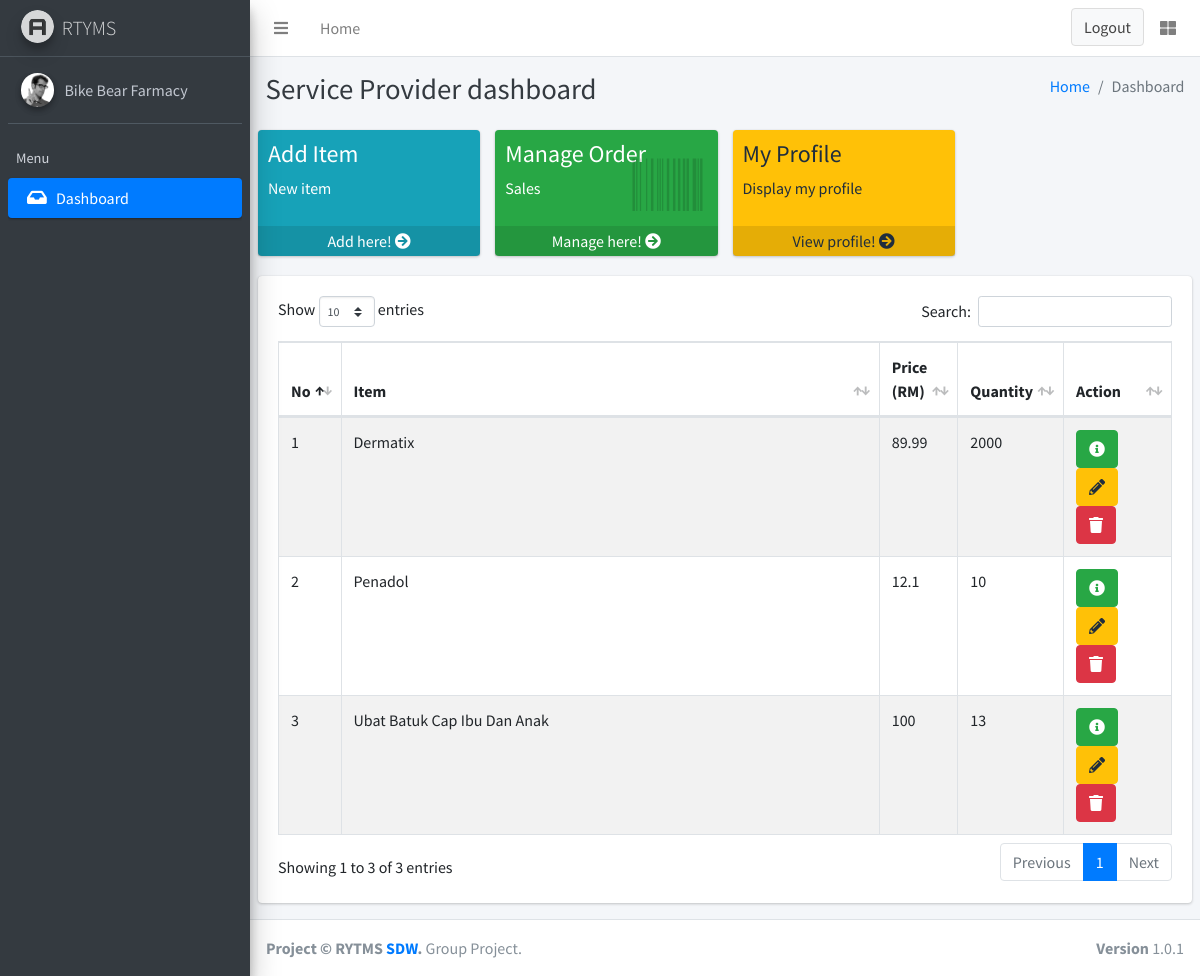
The page /ApplicationLayer/serviceProvider/medical/medSPMain.php on the database its author committed.
### tables this page shows
CREATE TABLE `serviceprovider` (
  `servProvID` int(11) NOT NULL,
  `spName` varchar(100) NOT NULL,
  `spUsername` varchar(50) NOT NULL,
  `spPassword` varchar(50) NOT NULL,
  `spType` varchar(20) NOT NULL,
  `approved` int(11) DEFAULT 0,
  `spEmail` varchar(50) NOT NULL,
  `spAddress` varchar(100) NOT NULL,
  `spPhone` varchar(20) NOT NULL,
  `ssm` varchar(50) NOT NULL,
  `spImage` varchar(255) NOT NULL
);

CREATE TABLE `item` (
  `itemID` int(11) NOT NULL,
  `servProvID` int(11) NOT NULL,
  `itemName` varchar(100) NOT NULL,
  `itemPrice` float NOT NULL,
  `itemType` varchar(20) NOT NULL,
  `itemDesc` varchar(300) NOT NULL,
  `itemQty` int(100) NOT NULL,
  `image` varchar(900) NOT NULL
);

### ApplicationLayer/template/libs/database.php (called while the page is built, shortened)
<?php
class DB
{
  public static function connect($value='')
  {
    $pdo = new PDO(DB_TYPE.':host='.DB_HOST.';dbname='.DB_NAME, DB_USER, DB_PASS);
    $pdo->setAttribute(PDO::ATTR_ERRMODE, PDO::ERRMODE_EXCEPTION);
    return $pdo;
  }
  public static function run($sql, $args = NULL)
    {
        if (!$args)
        {
             return DB::connect()->query($sql);
        }
     }
}
?>

### BusinessServicesLayer/data/registerModel.php (called while the page is built, shortened)
<?php
require_once $_SERVER["DOCUMENT_ROOT"].'/RTYMS/ApplicationLayer/template/libs/database.php';
class registerModel{
    function viewMedSP(){
        $sql = "SELECT * FROM serviceprovider where spType='Medical'";
        return DB::run($sql);
    }
}
?>

### BusinessServicesLayer/controller/registrationController.php (called while the page is built, shortened)
<?php
require_once $_SERVER["DOCUMENT_ROOT"].'/RTYMS/BusinessServicesLayer/data/registerModel.php';
class registerController{
    function viewMedSP(){
        $sp = new registerModel();
        return $sp->viewMedSP();
    }
}
?>

### BusinessServicesLayer/data/itemModel.php (called while the page is built, shortened)
<?php
require_once $_SERVER["DOCUMENT_ROOT"].'/RTYMS/ApplicationLayer/template/libs/database.php';
class itemModel{
    function viewallMedItem(){
        $sql = "SELECT * FROM item WHERE itemType='Medical'";
        return DB::run($sql);
    }
}
?>

### BusinessServicesLayer/controller/medicalController.php (called while the page is built, shortened)
<?php
require_once $_SERVER["DOCUMENT_ROOT"].'/RTYMS/BusinessServicesLayer/data/itemModel.php';
class medicalController{
    function viewAll(){
        $item = new itemModel();
        return $item->viewallMedItem();
    }
}
?>

### ApplicationLayer/serviceProvider/medical/medSPMain.php (the view, shortened to what this page needs)
<?php
require_once $_SERVER["DOCUMENT_ROOT"].'/RTYMS/BusinessServicesLayer/controller/medicalController.php';
require_once $_SERVER["DOCUMENT_ROOT"].'/RTYMS/BusinessServicesLayer/controller/registrationController.php';
$item = new medicalController();
$data = $item->viewAll();
$name = new registerController();
$datas = $name->viewMedSP();
?>
<!DOCTYPE html>
<html>
<head>
  <link rel="stylesheet" href="../../../ApplicationLayer/template/plugins/fontawesome-free/css/all.min.css">
  <link rel="stylesheet" href="https://code.ionicframework.com/ionicons/2.0.1/css/ionicons.min.css">
  <link rel="stylesheet" href="../../../ApplicationLayer/template/plugins/tempusdominus-bootstrap-4/css/tempusdominus-bootstrap-4.min.css">
  <link rel="stylesheet" href="../../../ApplicationLayer/template/plugins/icheck-bootstrap/icheck-bootstrap.min.css">
  <link rel="stylesheet" href="../../../ApplicationLayer/template/plugins/jqvmap/jqvmap.min.css">
  <link rel="stylesheet" href="../../../ApplicationLayer/template/dist/css/adminlte.min.css">
  <link rel="stylesheet" href="../../../ApplicationLayer/template/plugins/overlayScrollbars/css/OverlayScrollbars.min.css">
  <link rel="stylesheet" href="../../../ApplicationLayer/template/plugins/daterangepicker/daterangepicker.css">
  <link rel="stylesheet" href="../../../ApplicationLayer/template/plugins/summernote/summernote-bs4.css">
  <link rel="stylesheet" href="../../../ApplicationLayer/template/plugins/datatables-bs4/css/dataTables.bootstrap4.css">
</head>
<body class="hold-transition sidebar-mini layout-fixed">
<div class="wrapper">
  <nav class="main-header navbar navbar-expand navbar-white navbar-light">
    <ul class="navbar-nav">
      <li class="nav-item">
        <a class="nav-link" data-widget="pushmenu" href="#"><i class="fas fa-bars"></i></a>
      </li>
      <li class="nav-item d-none d-sm-inline-block">
        <a href="medSPMain.php" class="nav-link">Home</a>
      </li>
      <li class="nav-item d-none d-sm-inline-block">
        <a href="#" class="nav-link"></a>
      </li>
    </ul>
    <ul class="navbar-nav ml-auto">
      <form action="../../../BusinessServicesLayer/controller/loginController.php" method="GET"> <button name="logout" type="submit" class="btn btn-block btn-default">Logout</button></form>
      <li class="nav-item">
        <a class="nav-link" data-widget="control-sidebar" data-slide="true" href="#">
          <i class="fas fa-th-large"></i>
        </a>
      </li>
    </ul>
  </nav>
  <aside class="main-sidebar sidebar-dark-primary elevation-4">
    <a href="medSPMain.php" class="brand-link">
      <img src="../../../ApplicationLayer/template/dist/img/AdminLTELogo.png" alt="AdminLTE Logo" class="brand-image img-circle elevation-3"
           style="opacity: .8">
      <span class="brand-text font-weight-light">RTYMS</span>
    </a>
    <div class="sidebar">
      <div class="user-panel mt-3 pb-3 mb-3 d-flex">
        <div class="image">
          <img src="../../../ApplicationLayer/template/dist/img/user2-160x160.jpg" class="img-circle elevation-2" alt="User Image">
        </div>
        <div class="info">  <?php foreach($datas as $rows){ ?>
          <a href="#" class="d-block"><?=$rows['spName']?><?php } ?></a>
        </div>
      </div>
      <nav class="mt-2">
        <ul class="nav nav-pills nav-sidebar flex-column" data-widget="treeview" role="menu" data-accordion="false">
          <li class="nav-header">Menu</li>
          <li class="nav-item">
            <a href="medSPMain.php " class="nav-link active">
              <i class="nav-icon fas fa-inbox"></i>
              <p>
                Dashboard
              </p>
            </a>
          </li>
          </ul>
      </nav>
    </div>
  </aside>
  <div class="content-wrapper">
    <div class="content-header">
      <div class="container-fluid">
        <div class="row mb-2">
          <div class="col-sm-6">
            <h1 class="m-0 text-dark">Service Provider dashboard</h1>
          </div>
          <div class="col-sm-6">
            <ol class="breadcrumb float-sm-right">
              <li class="breadcrumb-item"><a href="medSPMain.php">Home</a></li>
              <li class="breadcrumb-item active">Dashboard</li>
            </ol>
          </div>
        </div>
      </div>
    </div>
    <section class="content">
      <div class="row">
          <div class="col-lg-3 col-6">
            <div class="small-box bg-info">
              <div class="inner">
                <h4>Add Item </h4>
                <p>New item</p>
              </div>
              <a href="medAddItem.php" class="small-box-footer">Add here! <i class="fas fa-arrow-circle-right"></i></a>
            </div>
          </div>
          <div class="col-lg-3 col-6">
            <div class="small-box bg-success">
              <div class="inner">
                <h4>Manage Order<sup style="font-size: 20px"></sup></h4>
                <p>Sales</p>
              </div>
              <div class="icon">
                <i class="fas fa-barcode"></i>
              </div>
              <a href="medViewOrder.php" class="small-box-footer">Manage here! <i class="fas fa-arrow-circle-right"></i></a>
            </div>
          </div>
          <div class="col-lg-3 col-6">
            <div class="small-box bg-warning">
              <div class="inner">
                <h4>My Profile</h4>
                <p>Display my profile</p>
              </div>
              <a href="medViewProfile.php" class="small-box-footer">View profile! <i class="fas fa-arrow-circle-right"></i></a>
            </div>
          </div>
        </div>
      <div class="row">
        <div class="col-12">
          <div class="card">
            <div class="card-body">
              <table id="example1" class="table table-bordered table-striped">
                <thead>
                <tr>
                  <th style="width: 1%">No</th>
                  <th>Item</th>
                  <th style="width: 8%">Price (RM)</th>
                  <th style="width: 8%">Quantity</th>
                  <th style="width: 12%">Action</th>
                </tr>
                </thead>
                <tbody>
                <?php
                $i=1;
                foreach($data as $row){
                  echo"<tr>";
                  echo"<td>" .$i. "</td>";
                  echo"<td>" .$row['itemName']."</td>";
                  echo"<td>" .$row['itemPrice']."</td>";
                  echo"<td>" .$row['itemQty']."</td>";
                  echo"<td>";
                ?>
                <form action="" method="POST">
                    <button type="button" onclick="location.href='medViewItem.php?itemID=<?=$row['itemID']?>'" class="btn btn-success"><i class="fas fa-info-circle"></i></button>&nbsp;&nbsp;
                    <button type="button" onclick="location.href='medEditItem.php?itemID=<?=$row['itemID']?>'" class="btn btn-warning"><i class="fas fa-pencil-alt"></i></button>&nbsp;&nbsp;
                    <input type="hidden" name="itemID" value="<?=$row['itemID']?>"><button name="delete" class="btn btn-danger" onClick="return confirm('Are you sure you want to delete?')"><i class="fas fa-trash"></i></button>
                  </form></td>
                <?php
                $i++;
                echo"</tr>";
                }
                ?>
                </tbody>
              </table>
            </div>
          </div>
        </div>
      </div>
    </section>
  </div>
  <footer class="main-footer">
    <strong>Project &copy; RYTMS <a href="#">SDW</a>.</strong>
    Group Project.
    <div class="float-right d-none d-sm-inline-block">
      <b>Version</b> 1.0.1
    </div>
  </footer>
</div>
</body>
</html>

### rows shown on the page
serviceprovider: spName "Bike Bear Farmacy"
item: itemName "Dermatix", itemPrice "89.99", itemQty "2000"
item: itemName "Penadol", itemPrice "12.1", itemQty "10"
item: itemName "Ubat Batuk Cap Ibu Dan Anak", itemPrice "100", itemQty "13"
